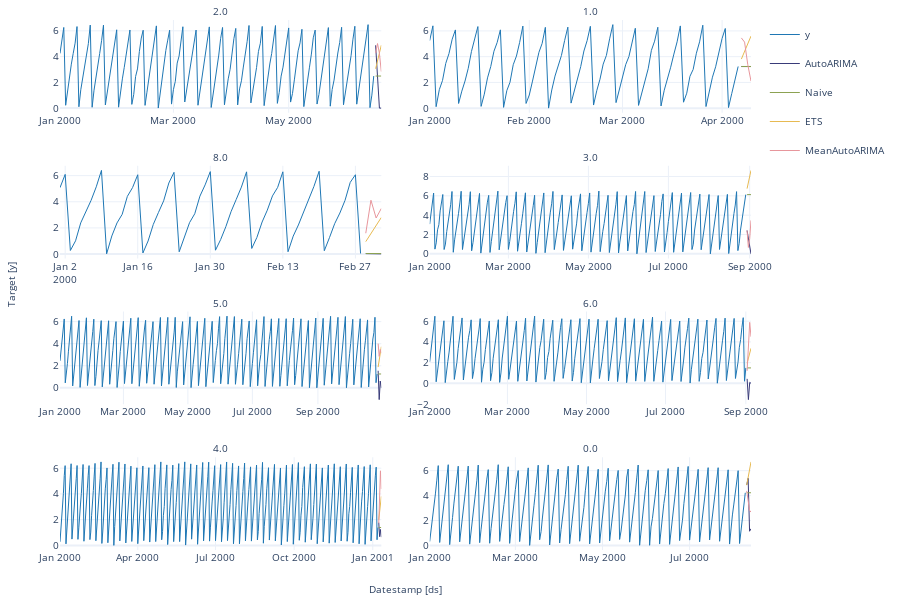

This figure's notebook cell:
### Code cell
#| hide
# test plot with ds as object
panel_df['ds'] = panel_df['ds'].astype(str)
fcst.plot(panel_df, fcsts_df)

### Figure 1 — Plotly figure (JSON) as saved in the notebook; plotly's stock layout.template omitted (floating-point values rounded to 4 significant figures; data arrays with more than 128 entries replaced by an {"elided": "..."} marker saying what was removed)
{"data": [{"legendgroup": "y", "line": {"color": "#1f77b4", "width": 1}, "mode": "lines", "name": "y", "showlegend": true, "type": "scatter", "x": {"elided": "167 str values"}, "xaxis": "x", "y": {"elided": "167 float values"}, "yaxis": "y"}, {"legendgroup": "y", "line": {"color": "#1f77b4", "width": 1}, "mode": "lines", "name": "y", "showlegend": false, "type": "scatter", "x": ["2000-01-01T00:00:00", "2000-01-02T00:00:00", "2000-01-03T00:00:00", "2000-01-04T00:00:00", "2000-01-05T00:00:00", "2000-01-06T00:00:00", "2000-01-07T00:00:00", "2000-01-08T00:00:00", "2000-01-09T00:00:00", "2000-01-10T00:00:00", "2000-01-11T00:00:00", "2000-01-12T00:00:00", "2000-01-13T00:00:00", "2000-01-14T00:00:00", "2000-01-15T00:00:00", "2000-01-16T00:00:00", "2000-01-17T00:00:00", "2000-01-18T00:00:00", "2000-01-19T00:00:00", "2000-01-20T00:00:00", "2000-01-21T00:00:00", "2000-01-22T00:00:00", "2000-01-23T00:00:00", "2000-01-24T00:00:00", "2000-01-25T00:00:00", "2000-01-26T00:00:00", "2000-01-27T00:00:00", "2000-01-28T00:00:00", "2000-01-29T00:00:00", "2000-01-30T00:00:00", "2000-01-31T00:00:00", "2000-02-01T00:00:00", "2000-02-02T00:00:00", "2000-02-03T00:00:00", "2000-02-04T00:00:00", "2000-02-05T00:00:00", "2000-02-06T00:00:00", "2000-02-07T00:00:00", "2000-02-08T00:00:00", "2000-02-09T00:00:00", "2000-02-10T00:00:00", "2000-02-11T00:00:00", "2000-02-12T00:00:00", "2000-02-13T00:00:00", "2000-02-14T00:00:00", "2000-02-15T00:00:00", "2000-02-16T00:00:00", "2000-02-17T00:00:00", "2000-02-18T00:00:00", "2000-02-19T00:00:00", "2000-02-20T00:00:00", "2000-02-21T00:00:00", "2000-02-22T00:00:00", "2000-02-23T00:00:00", "2000-02-24T00:00:00", "2000-02-25T00:00:00", "2000-02-26T00:00:00", "2000-02-27T00:00:00", "2000-02-28T00:00:00", "2000-02-29T00:00:00", "2000-03-01T00:00:00", "2000-03-02T00:00:00", "2000-03-03T00:00:00", "2000-03-04T00:00:00", "2000-03-05T00:00:00", "2000-03-06T00:00:00", "2000-03-07T00:00:00", "2000-03-08T00:00:00", "2000-03-09T00:00:00", "2000-03-10T00:00:00", "2000-03-11T00:00:00", "2000-03-12T00:00:00", "2000-03-13T00:00:00", "2000-03-14T00:00:00", "2000-03-15T00:00:00", "2000-03-16T00:00:00", "2000-03-17T00:00:00", "2000-03-18T00:00:00", "2000-03-19T00:00:00", "2000-03-20T00:00:00", "2000-03-21T00:00:00", "2000-03-22T00:00:00", "2000-03-23T00:00:00", "2000-03-24T00:00:00", "2000-03-25T00:00:00", "2000-03-26T00:00:00", "2000-03-27T00:00:00", "2000-03-28T00:00:00", "2000-03-29T00:00:00", "2000-03-30T00:00:00", "2000-03-31T00:00:00", "2000-04-01T00:00:00", "2000-04-02T00:00:00", "2000-04-03T00:00:00", "2000-04-04T00:00:00", "2000-04-05T00:00:00", "2000-04-06T00:00:00"], "xaxis": "x2", "y": [5.242, 6.394, 0.1147, 1.44, 2.157, 3.479, 4.236, 5.356, 6.077, 0.3652, 1.323, 2.107, 3.093, 4.404, 5.374, 6.337, 0.1384, 1.087, 2.352, 3.232, 4.42, 5.102, 6.082, 0.06242, 1.361, 2.015, 3.373, 4.046, 5.109, 6.375, 0.3658, 1.023, 2.105, 3.143, 4.339, 5.032, 6.278, 0.00462, 1.417, 2.492, 3.352, 4.091, 5.256, 6.29, 0.3938, 1.303, 2.109, 3.228, 4.439, 5.246, 6.358, 0.2431, 1.354, 2.249, 3.422, 4.097, 5.387, 6.487, 0.4312, 1.39, 2.493, 3.377, 4.002, 5.135, 6.205, 0.2141, 1.149, 2.201, 3.06, 4.49, 5.203, 6.285, 0.1718, 1.394, 2.206, 3.18, 4.2, 5.151, 6.388, 0.4631, 1.163, 2.476, 3.007, 4.267, 5.152, 6.441, 0.1253, 1.339, 2.405, 3.216, 4.376, 5.415, 6.19, 0.04827, 1.128, 2.296, 3.238], "yaxis": "y2"}, {"legendgroup": "y", "line": {"color": "#1f77b4", "width": 1}, "mode": "lines", "name": "y", "showlegend": false, "type": "scatter", "x": ["2000-01-01T00:00:00", "2000-01-02T00:00:00", "2000-01-03T00:00:00", "2000-01-04T00:00:00", "2000-01-05T00:00:00", "2000-01-06T00:00:00", "2000-01-07T00:00:00", "2000-01-08T00:00:00", "2000-01-09T00:00:00", "2000-01-10T00:00:00", "2000-01-11T00:00:00", "2000-01-12T00:00:00", "2000-01-13T00:00:00", "2000-01-14T00:00:00", "2000-01-15T00:00:00", "2000-01-16T00:00:00", "2000-01-17T00:00:00", "2000-01-18T00:00:00", "2000-01-19T00:00:00", "2000-01-20T00:00:00", "2000-01-21T00:00:00", "2000-01-22T00:00:00", "2000-01-23T00:00:00", "2000-01-24T00:00:00", "2000-01-25T00:00:00", "2000-01-26T00:00:00", "2000-01-27T00:00:00", "2000-01-28T00:00:00", "2000-01-29T00:00:00", "2000-01-30T00:00:00", "2000-01-31T00:00:00", "2000-02-01T00:00:00", "2000-02-02T00:00:00", "2000-02-03T00:00:00", "2000-02-04T00:00:00", "2000-02-05T00:00:00", "2000-02-06T00:00:00", "2000-02-07T00:00:00", "2000-02-08T00:00:00", "2000-02-09T00:00:00", "2000-02-10T00:00:00", "2000-02-11T00:00:00", "2000-02-12T00:00:00", "2000-02-13T00:00:00", "2000-02-14T00:00:00", "2000-02-15T00:00:00", "2000-02-16T00:00:00", "2000-02-17T00:00:00", "2000-02-18T00:00:00", "2000-02-19T00:00:00", "2000-02-20T00:00:00", "2000-02-21T00:00:00", "2000-02-22T00:00:00", "2000-02-23T00:00:00", "2000-02-24T00:00:00", "2000-02-25T00:00:00", "2000-02-26T00:00:00", "2000-02-27T00:00:00", "2000-02-28T00:00:00"], "xaxis": "x3", "y": [5.08, 6.096, 0.2747, 1.011, 2.385, 3.196, 4.112, 5.146, 6.402, 0.01859, 1.386, 2.381, 3.041, 4.416, 5.086, 6.068, 0.0832, 1.001, 2.267, 3.184, 4.072, 5.434, 6.253, 0.1744, 1.266, 2.405, 3.085, 4.433, 5.293, 6.308, 0.2943, 1.111, 2.092, 3.239, 4.178, 5.12, 6.291, 0.4281, 1.278, 2.453, 3.358, 4.45, 5.101, 6.294, 0.1773, 1.372, 2.225, 3.206, 4.071, 5.177, 6.334, 0.2544, 1.26, 2.324, 3.138, 4.11, 5.484, 6.069, 0.0405], "yaxis": "y3"}, {"legendgroup": "y", "line": {"color": "#1f77b4", "width": 1}, "mode": "lines", "name": "y", "showlegend": false, "type": "scatter", "x": {"elided": "242 str values"}, "xaxis": "x4", "y": {"elided": "242 float values"}, "yaxis": "y4"}, {"legendgroup": "y", "line": {"color": "#1f77b4", "width": 1}, "mode": "lines", "name": "y", "showlegend": false, "type": "scatter", "x": {"elided": "301 str values"}, "xaxis": "x5", "y": {"elided": "301 float values"}, "yaxis": "y5"}, {"legendgroup": "y", "line": {"color": "#1f77b4", "width": 1}, "mode": "lines", "name": "y", "showlegend": false, "type": "scatter", "x": {"elided": "245 str values"}, "xaxis": "x6", "y": {"elided": "245 float values"}, "yaxis": "y6"}, {"legendgroup": "y", "line": {"color": "#1f77b4", "width": 1}, "mode": "lines", "name": "y", "showlegend": false, "type": "scatter", "x": {"elided": "373 str values"}, "xaxis": "x7", "y": {"elided": "373 float values"}, "yaxis": "y7"}, {"legendgroup": "y", "line": {"color": "#1f77b4", "width": 1}, "mode": "lines", "name": "y", "showlegend": false, "type": "scatter", "x": {"elided": "222 str values"}, "xaxis": "x8", "y": {"elided": "222 float values"}, "yaxis": "y8"}, {"legendgroup": "AutoARIMA", "line": {"color": "#393b79", "width": 1}, "mode": "lines", "name": "AutoARIMA", "showlegend": true, "type": "scatter", "x": ["2000-06-16T00:00:00", "2000-06-17T00:00:00", "2000-06-18T00:00:00", "2000-06-19T00:00:00"], "xaxis": "x", "y": [4.876, 1.881, 0, 0], "yaxis": "y"}, {"legendgroup": "Naive", "line": {"color": "#8ca252", "width": 1}, "mode": "lines", "name": "Naive", "showlegend": true, "type": "scatter", "x": ["2000-06-16T00:00:00", "2000-06-17T00:00:00", "2000-06-18T00:00:00", "2000-06-19T00:00:00"], "xaxis": "x", "y": [2.49, 2.49, 2.49, 2.49], "yaxis": "y"}, {"legendgroup": "ETS", "line": {"color": "#e7ba52", "width": 1}, "mode": "lines", "name": "ETS", "showlegend": true, "type": "scatter", "x": ["2000-06-16T00:00:00", "2000-06-17T00:00:00", "2000-06-18T00:00:00", "2000-06-19T00:00:00"], "xaxis": "x", "y": [3.057, 3.667, 4.277, 4.888], "yaxis": "y"}, {"legendgroup": "MeanAutoARIMA", "line": {"color": "#e7969c", "width": 1}, "mode": "lines", "name": "MeanAutoARIMA", "showlegend": true, "type": "scatter", "x": ["2000-06-16T00:00:00", "2000-06-17T00:00:00", "2000-06-18T00:00:00", "2000-06-19T00:00:00"], "xaxis": "x", "y": [4.273, 5.012, 4.248, 2.832], "yaxis": "y"}, {"legendgroup": "AutoARIMA", "line": {"color": "#393b79", "width": 1}, "mode": "lines", "name": "AutoARIMA", "showlegend": false, "type": "scatter", "x": ["2000-04-07T00:00:00", "2000-04-08T00:00:00", "2000-04-09T00:00:00", "2000-04-10T00:00:00"], "xaxis": "x2", "y": [3.233, 3.233, 3.233, 3.233], "yaxis": "y2"}, {"legendgroup": "Naive", "line": {"color": "#8ca252", "width": 1}, "mode": "lines", "name": "Naive", "showlegend": false, "type": "scatter", "x": ["2000-04-07T00:00:00", "2000-04-08T00:00:00", "2000-04-09T00:00:00", "2000-04-10T00:00:00"], "xaxis": "x2", "y": [3.238, 3.238, 3.238, 3.238], "yaxis": "y2"}, {"legendgroup": "ETS", "line": {"color": "#e7ba52", "width": 1}, "mode": "lines", "name": "ETS", "showlegend": false, "type": "scatter", "x": ["2000-04-07T00:00:00", "2000-04-08T00:00:00", "2000-04-09T00:00:00", "2000-04-10T00:00:00"], "xaxis": "x2", "y": [3.812, 4.408, 5.003, 5.598], "yaxis": "y2"}, {"legendgroup": "MeanAutoARIMA", "line": {"color": "#e7969c", "width": 1}, "mode": "lines", "name": "MeanAutoARIMA", "showlegend": false, "type": "scatter", "x": ["2000-04-07T00:00:00", "2000-04-08T00:00:00", "2000-04-09T00:00:00", "2000-04-10T00:00:00"], "xaxis": "x2", "y": [5.456, 5.131, 3.378, 2.097], "yaxis": "y2"}, {"legendgroup": "AutoARIMA", "line": {"color": "#393b79", "width": 1}, "mode": "lines", "name": "AutoARIMA", "showlegend": false, "type": "scatter", "x": ["2000-02-29T00:00:00", "2000-03-01T00:00:00", "2000-03-02T00:00:00", "2000-03-03T00:00:00"], "xaxis": "x3", "y": [0.03149, 0.02449, 0.01904, 0.01481], "yaxis": "y3"}, {"legendgroup": "Naive", "line": {"color": "#8ca252", "width": 1}, "mode": "lines", "name": "Naive", "showlegend": false, "type": "scatter", "x": ["2000-02-29T00:00:00", "2000-03-01T00:00:00", "2000-03-02T00:00:00", "2000-03-03T00:00:00"], "xaxis": "x3", "y": [0.0405, 0.0405, 0.0405, 0.0405], "yaxis": "y3"}, {"legendgroup": "ETS", "line": {"color": "#e7ba52", "width": 1}, "mode": "lines", "name": "ETS", "showlegend": false, "type": "scatter", "x": ["2000-02-29T00:00:00", "2000-03-01T00:00:00", "2000-03-02T00:00:00", "2000-03-03T00:00:00"], "xaxis": "x3", "y": [0.9512, 1.568, 2.184, 2.801], "yaxis": "y3"}, {"legendgroup": "MeanAutoARIMA", "line": {"color": "#e7969c", "width": 1}, "mode": "lines", "name": "MeanAutoARIMA", "showlegend": false, "type": "scatter", "x": ["2000-02-29T00:00:00", "2000-03-01T00:00:00", "2000-03-02T00:00:00", "2000-03-03T00:00:00"], "xaxis": "x3", "y": [1.593, 4.121, 2.758, 3.493], "yaxis": "y3"}, {"legendgroup": "AutoARIMA", "line": {"color": "#393b79", "width": 1}, "mode": "lines", "name": "AutoARIMA", "showlegend": false, "type": "scatter", "x": ["2000-08-30T00:00:00", "2000-08-31T00:00:00", "2000-09-01T00:00:00", "2000-09-02T00:00:00"], "xaxis": "x4", "y": [2.421, 1.644, 1.213, 0], "yaxis": "y4"}, {"legendgroup": "Naive", "line": {"color": "#8ca252", "width": 1}, "mode": "lines", "name": "Naive", "showlegend": false, "type": "scatter", "x": ["2000-08-30T00:00:00", "2000-08-31T00:00:00", "2000-09-01T00:00:00", "2000-09-02T00:00:00"], "xaxis": "x4", "y": [6.127, 6.127, 6.127, 6.127], "yaxis": "y4"}, {"legendgroup": "ETS", "line": {"color": "#e7ba52", "width": 1}, "mode": "lines", "name": "ETS", "showlegend": false, "type": "scatter", "x": ["2000-08-30T00:00:00", "2000-08-31T00:00:00", "2000-09-01T00:00:00", "2000-09-02T00:00:00"], "xaxis": "x4", "y": [6.747, 7.375, 8.003, 8.631], "yaxis": "y4"}, {"legendgroup": "MeanAutoARIMA", "line": {"color": "#e7969c", "width": 1}, "mode": "lines", "name": "MeanAutoARIMA", "showlegend": false, "type": "scatter", "x": ["2000-08-30T00:00:00", "2000-08-31T00:00:00", "2000-09-01T00:00:00", "2000-09-02T00:00:00"], "xaxis": "x4", "y": [2.394, 0.6616, 1.567, 3.463], "yaxis": "y4"}, {"legendgroup": "AutoARIMA", "line": {"color": "#393b79", "width": 1}, "mode": "lines", "name": "AutoARIMA", "showlegend": false, "type": "scatter", "x": ["2000-10-28T00:00:00", "2000-10-29T00:00:00", "2000-10-30T00:00:00", "2000-10-31T00:00:00"], "xaxis": "x5", "y": [1.545, -1.07, 0.6109, 0], "yaxis": "y5"}, {"legendgroup": "Naive", "line": {"color": "#8ca252", "width": 1}, "mode": "lines", "name": "Naive", "showlegend": false, "type": "scatter", "x": ["2000-10-28T00:00:00", "2000-10-29T00:00:00", "2000-10-30T00:00:00", "2000-10-31T00:00:00"], "xaxis": "x5", "y": [1.253, 1.253, 1.253, 1.253], "yaxis": "y5"}, {"legendgroup": "ETS", "line": {"color": "#e7ba52", "width": 1}, "mode": "lines", "name": "ETS", "showlegend": false, "type": "scatter", "x": ["2000-10-28T00:00:00", "2000-10-29T00:00:00", "2000-10-30T00:00:00", "2000-10-31T00:00:00"], "xaxis": "x5", "y": [1.878, 2.497, 3.115, 3.733], "yaxis": "y5"}, {"legendgroup": "MeanAutoARIMA", "line": {"color": "#e7969c", "width": 1}, "mode": "lines", "name": "MeanAutoARIMA", "showlegend": false, "type": "scatter", "x": ["2000-10-28T00:00:00", "2000-10-29T00:00:00", "2000-10-30T00:00:00", "2000-10-31T00:00:00"], "xaxis": "x5", "y": [4.01, 2.849, 3.474, 3.138], "yaxis": "y5"}, {"legendgroup": "AutoARIMA", "line": {"color": "#393b79", "width": 1}, "mode": "lines", "name": "AutoARIMA", "showlegend": false, "type": "scatter", "x": ["2000-09-02T00:00:00", "2000-09-03T00:00:00", "2000-09-04T00:00:00", "2000-09-05T00:00:00"], "xaxis": "x6", "y": [0.4357, -1.568, 0.09745, 0], "yaxis": "y6"}, {"legendgroup": "Naive", "line": {"color": "#8ca252", "width": 1}, "mode": "lines", "name": "Naive", "showlegend": false, "type": "scatter", "x": ["2000-09-02T00:00:00", "2000-09-03T00:00:00", "2000-09-04T00:00:00", "2000-09-05T00:00:00"], "xaxis": "x6", "y": [1.491, 1.491, 1.491, 1.491], "yaxis": "y6"}, {"legendgroup": "ETS", "line": {"color": "#e7ba52", "width": 1}, "mode": "lines", "name": "ETS", "showlegend": false, "type": "scatter", "x": ["2000-09-02T00:00:00", "2000-09-03T00:00:00", "2000-09-04T00:00:00", "2000-09-05T00:00:00"], "xaxis": "x6", "y": [1.947, 2.427, 2.908, 3.388], "yaxis": "y6"}, {"legendgroup": "MeanAutoARIMA", "line": {"color": "#e7969c", "width": 1}, "mode": "lines", "name": "MeanAutoARIMA", "showlegend": false, "type": "scatter", "x": ["2000-09-02T00:00:00", "2000-09-03T00:00:00", "2000-09-04T00:00:00", "2000-09-05T00:00:00"], "xaxis": "x6", "y": [1.209, 3.229, 5.891, 4.5], "yaxis": "y6"}, {"legendgroup": "AutoARIMA", "line": {"color": "#393b79", "width": 1}, "mode": "lines", "name": "AutoARIMA", "showlegend": false, "type": "scatter", "x": ["2001-01-08T00:00:00", "2001-01-09T00:00:00", "2001-01-10T00:00:00", "2001-01-11T00:00:00"], "xaxis": "x7", "y": [1.771, 0.6798, 1.236, 0.639], "yaxis": "y7"}, {"legendgroup": "Naive", "line": {"color": "#8ca252", "width": 1}, "mode": "lines", "name": "Naive", "showlegend": false, "type": "scatter", "x": ["2001-01-08T00:00:00", "2001-01-09T00:00:00", "2001-01-10T00:00:00", "2001-01-11T00:00:00"], "xaxis": "x7", "y": [1.387, 1.387, 1.387, 1.387], "yaxis": "y7"}, {"legendgroup": "ETS", "line": {"color": "#e7ba52", "width": 1}, "mode": "lines", "name": "ETS", "showlegend": false, "type": "scatter", "x": ["2001-01-08T00:00:00", "2001-01-09T00:00:00", "2001-01-10T00:00:00", "2001-01-11T00:00:00"], "xaxis": "x7", "y": [1.991, 2.598, 3.204, 3.811], "yaxis": "y7"}, {"legendgroup": "MeanAutoARIMA", "line": {"color": "#e7969c", "width": 1}, "mode": "lines", "name": "MeanAutoARIMA", "showlegend": false, "type": "scatter", "x": ["2001-01-08T00:00:00", "2001-01-09T00:00:00", "2001-01-10T00:00:00", "2001-01-11T00:00:00"], "xaxis": "x7", "y": [1.719, 3.485, 5.795, 4.384], "yaxis": "y7"}, {"legendgroup": "AutoARIMA", "line": {"color": "#393b79", "width": 1}, "mode": "lines", "name": "AutoARIMA", "showlegend": false, "type": "scatter", "x": ["2000-08-10T00:00:00", "2000-08-11T00:00:00", "2000-08-12T00:00:00", "2000-08-13T00:00:00"], "xaxis": "x8", "y": [4.858, 5.389, 1.143, 1.346], "yaxis": "y8"}, {"legendgroup": "Naive", "line": {"color": "#8ca252", "width": 1}, "mode": "lines", "name": "Naive", "showlegend": false, "type": "scatter", "x": ["2000-08-10T00:00:00", "2000-08-11T00:00:00", "2000-08-12T00:00:00", "2000-08-13T00:00:00"], "xaxis": "x8", "y": [4.228, 4.228, 4.228, 4.228], "yaxis": "y8"}, {"legendgroup": "ETS", "line": {"color": "#e7ba52", "width": 1}, "mode": "lines", "name": "ETS", "showlegend": false, "type": "scatter", "x": ["2000-08-10T00:00:00", "2000-08-11T00:00:00", "2000-08-12T00:00:00", "2000-08-13T00:00:00"], "xaxis": "x8", "y": [4.837, 5.459, 6.082, 6.704], "yaxis": "y8"}, {"legendgroup": "MeanAutoARIMA", "line": {"color": "#e7969c", "width": 1}, "mode": "lines", "name": "MeanAutoARIMA", "showlegend": false, "type": "scatter", "x": ["2000-08-10T00:00:00", "2000-08-11T00:00:00", "2000-08-12T00:00:00", "2000-08-13T00:00:00"], "xaxis": "x8", "y": [4.379, 3.593, 2.824, 2.674], "yaxis": "y8"}], "layout": {"annotations": [{"font": {"size": 10}, "showarrow": false, "text": "2.0", "x": 0.2325, "xanchor": "center", "xref": "paper", "y": 1, "yanchor": "bottom", "yref": "paper"}, {"font": {"size": 10}, "showarrow": false, "text": "1.0", "x": 0.7675, "xanchor": "center", "xref": "paper", "y": 1, "yanchor": "bottom", "yref": "paper"}, {"font": {"size": 10}, "showarrow": false, "text": "8.0", "x": 0.2325, "xanchor": "center", "xref": "paper", "y": 0.725, "yanchor": "bottom", "yref": "paper"}, {"font": {"size": 10}, "showarrow": false, "text": "3.0", "x": 0.7675, "xanchor": "center", "xref": "paper", "y": 0.725, "yanchor": "bottom", "yref": "paper"}, {"font": {"size": 10}, "showarrow": false, "text": "5.0", "x": 0.2325, "xanchor": "center", "xref": "paper", "y": 0.45, "yanchor": "bottom", "yref": "paper"}, {"font": {"size": 10}, "showarrow": false, "text": "6.0", "x": 0.7675, "xanchor": "center", "xref": "paper", "y": 0.45, "yanchor": "bottom", "yref": "paper"}, {"font": {"size": 10}, "showarrow": false, "text": "4.0", "x": 0.2325, "xanchor": "center", "xref": "paper", "y": 0.175, "yanchor": "bottom", "yref": "paper"}, {"font": {"size": 10}, "showarrow": false, "text": "0.0", "x": 0.7675, "xanchor": "center", "xref": "paper", "y": 0.175, "yanchor": "bottom", "yref": "paper"}, {"font": {"size": 10}, "showarrow": false, "text": "Datestamp [ds]", "x": 0.5, "xanchor": "center", "xref": "paper", "y": 0, "yanchor": "top", "yref": "paper", "yshift": -30}, {"font": {"size": 10}, "showarrow": false, "text": "Target [y]", "textangle": -90, "x": 0, "xanchor": "right", "xref": "paper", "xshift": -40, "y": 0.5, "yanchor": "middle", "yref": "paper"}], "autosize": true, "font": {"size": 10}, "height": 600, "margin": {"b": 50, "l": 60, "r": 10, "t": 20}, "xaxis": {"anchor": "y", "domain": [0, 0.465], "showticklabels": true, "visible": true}, "xaxis2": {"anchor": "y2", "domain": [0.535, 1.0], "showticklabels": true, "visible": true}, "xaxis3": {"anchor": "y3", "domain": [0, 0.465], "showticklabels": true, "visible": true}, "xaxis4": {"anchor": "y4", "domain": [0.535, 1.0], "showticklabels": true, "visible": true}, "xaxis5": {"anchor": "y5", "domain": [0, 0.465], "showticklabels": true, "visible": true}, "xaxis6": {"anchor": "y6", "domain": [0.535, 1.0], "showticklabels": true, "visible": true}, "xaxis7": {"anchor": "y7", "domain": [0, 0.465], "showticklabels": true, "visible": true}, "xaxis8": {"anchor": "y8", "domain": [0.535, 1.0], "showticklabels": true, "visible": true}, "yaxis": {"anchor": "x", "domain": [0.825, 1]}, "yaxis2": {"anchor": "x2", "domain": [0.825, 1]}, "yaxis3": {"anchor": "x3", "domain": [0.55, 0.725]}, "yaxis4": {"anchor": "x4", "domain": [0.55, 0.725]}, "yaxis5": {"anchor": "x5", "domain": [0.275, 0.45]}, "yaxis6": {"anchor": "x6", "domain": [0.275, 0.45]}, "yaxis7": {"anchor": "x7", "domain": [0, 0.175]}, "yaxis8": {"anchor": "x8", "domain": [0, 0.175]}}}
